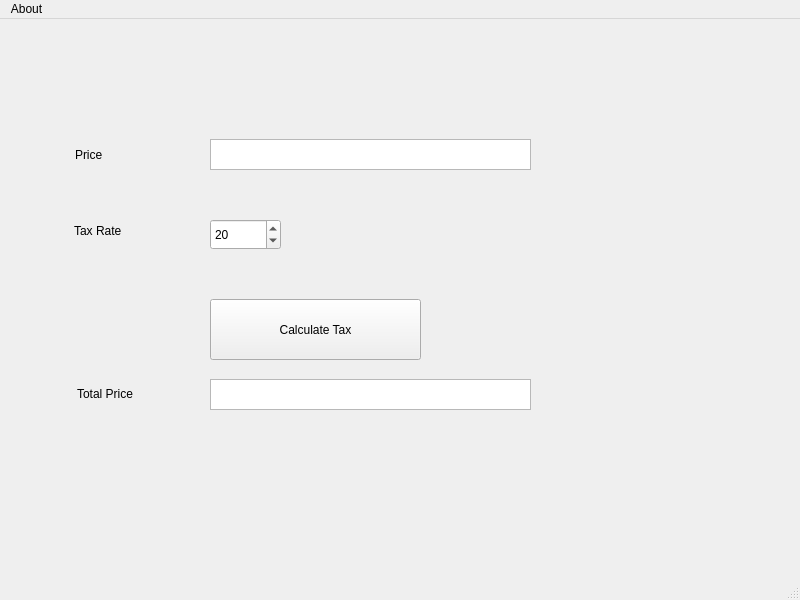
<?xml version="1.0" encoding="UTF-8"?>
<ui version="4.0">
 <class>SaleTaxCalculator</class>
 <widget class="QMainWindow" name="SaleTaxCalculator">
  <property name="geometry">
   <rect>
    <x>0</x>
    <y>0</y>
    <width>800</width>
    <height>600</height>
   </rect>
  </property>
  <property name="windowTitle">
   <string>MainWindow</string>
  </property>
  <widget class="QWidget" name="centralwidget">
   <widget class="QTextEdit" name="PriceTextEdit">
    <property name="geometry">
     <rect>
      <x>210</x>
      <y>120</y>
      <width>321</width>
      <height>31</height>
     </rect>
    </property>
   </widget>
   <widget class="QLabel" name="PriceLabel">
    <property name="geometry">
     <rect>
      <x>75</x>
      <y>120</y>
      <width>91</width>
      <height>31</height>
     </rect>
    </property>
    <property name="text">
     <string>Price</string>
    </property>
   </widget>
   <widget class="QSpinBox" name="TaxRateSpinBox">
    <property name="geometry">
     <rect>
      <x>210</x>
      <y>200</y>
      <width>71</width>
      <height>31</height>
     </rect>
    </property>
    <property name="value">
     <number>20</number>
    </property>
   </widget>
   <widget class="QLabel" name="TaxRateLabel">
    <property name="geometry">
     <rect>
      <x>74</x>
      <y>202</y>
      <width>53</width>
      <height>20</height>
     </rect>
    </property>
    <property name="text">
     <string>Tax Rate</string>
    </property>
   </widget>
   <widget class="QPushButton" name="TaxCalculateButton">
    <property name="geometry">
     <rect>
      <x>210</x>
      <y>280</y>
      <width>211</width>
      <height>61</height>
     </rect>
    </property>
    <property name="text">
     <string>Calculate Tax</string>
    </property>
   </widget>
   <widget class="QTextEdit" name="TotalPriceTextEdit">
    <property name="geometry">
     <rect>
      <x>210</x>
      <y>360</y>
      <width>321</width>
      <height>31</height>
     </rect>
    </property>
   </widget>
   <widget class="QLabel" name="TotalPriceLabel">
    <property name="geometry">
     <rect>
      <x>77</x>
      <y>364</y>
      <width>71</width>
      <height>21</height>
     </rect>
    </property>
    <property name="text">
     <string>Total Price</string>
    </property>
   </widget>
  </widget>
  <widget class="QMenuBar" name="menubar">
   <property name="geometry">
    <rect>
     <x>0</x>
     <y>0</y>
     <width>800</width>
     <height>26</height>
    </rect>
   </property>
   <widget class="QMenu" name="menuAbout">
    <property name="title">
     <string>About</string>
    </property>
   </widget>
   <addaction name="menuAbout"/>
  </widget>
  <widget class="QStatusBar" name="statusbar"/>
 </widget>
 <resources/>
 <connections/>
</ui>
